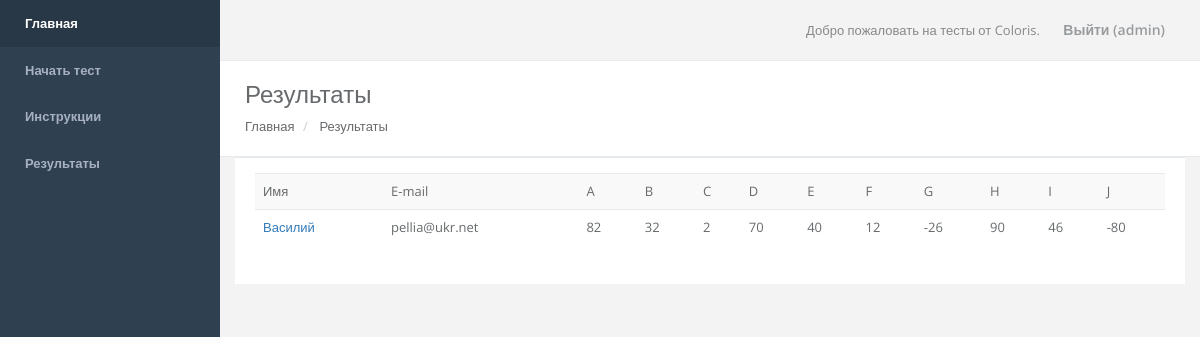
/results/ (signed in), run on an earlier commit of the app's database.
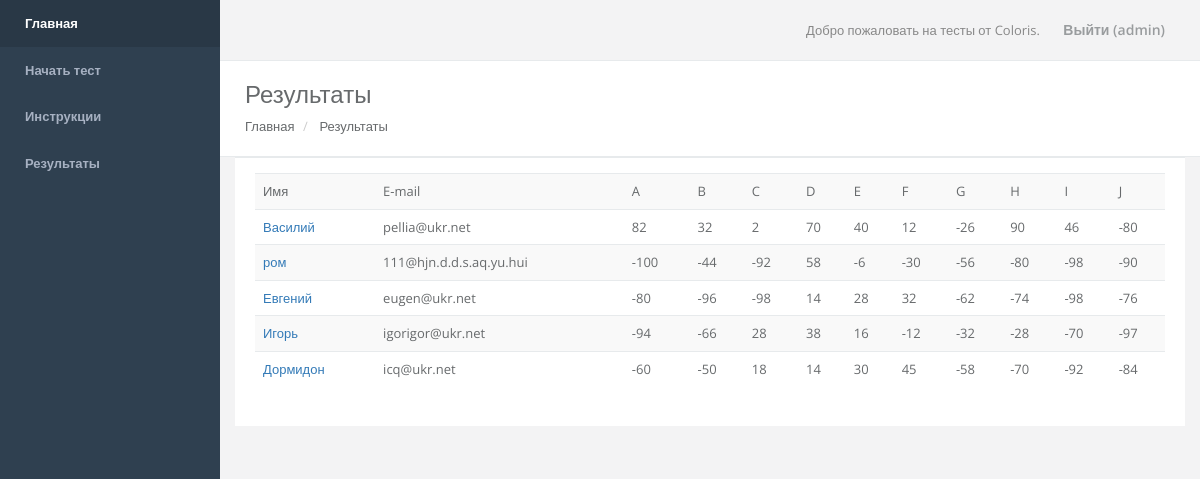
And on a later commit of the database.
### oca_test/models.py (models this page shows, shortened)
class Results(models.Model):
    user = models.OneToOneField(User, primary_key=True)
    A = models.IntegerField()
    B = models.IntegerField()
    C = models.IntegerField()
    D = models.IntegerField()
    E = models.IntegerField()
    F = models.IntegerField()
    G = models.IntegerField()
    H = models.IntegerField()
    I = models.IntegerField()
    J = models.IntegerField()
    B_circle = models.BooleanField(default=False)
    E_circle = models.BooleanField(default=False)
    not_confident = models.BooleanField(default=False)

class User(models.Model):
    name = models.CharField('Имя', max_length=100)
    email = models.EmailField('Адрес электронной почты', unique=True)
    age = models.CharField('Возраст', max_length=1, choices=USER_AGE_CHOICES, default="2")
    sex = models.CharField('Пол', max_length=1, choices=USER_SEX_CHOICES)

### oca_test/views.py (the view)
# urls.py: url(r'^results/$', 'oca_test.views.results', name='results'),
@login_required(login_url='/login/')
def results(request):
    r = Results.objects.all()
    context = {
        "title": "Результаты",
        "r": r,
    }
    return render(request, "results.html", context)

### oca_test/templates/results.html
{% extends "base.html" %}
{% block content %}
    <div class="row wrapper border-bottom white-bg page-heading">
        <div class="col-lg-12">
            <h2>Результаты</h2>
            <ol class="breadcrumb">
                <li>
                    <a href="/">Главная</a>
                </li>
                <li>
                    <a href="/results/">Результаты</a>
                </li>
            </ol>
        </div>
    </div>
    <div class="row">
        <div class="col-lg-12">
            <div class="ibox">
                <div class="ibox-content">
                    <div class="table-responsive">
                        <table class="table table-striped">
                            <tbody>
                            <tr>
                                <td>Имя</td>
                                <td>E-mail</td>
                                <td>A</td>
                                <td>B</td>
                                <td>C</td>
                                <td>D</td>
                                <td>E</td>
                                <td>F</td>
                                <td>G</td>
                                <td>H</td>
                                <td>I</td>
                                <td>J</td>
                            </tr>
                            {% for result in r %}
                                <tr>
                                    <td><a href="/results/{{ result.user.id }}" >{{ result.user.name }}</a></td>
                                    <td>{{ result.user.email }}</td>
                                    <td>{{ result.A }}</td>
                                    <td>{{ result.B }}</td>
                                    <td>{{ result.C }}</td>
                                    <td>{{ result.D }}</td>
                                    <td>{{ result.E }}</td>
                                    <td>{{ result.F }}</td>
                                    <td>{{ result.G }}</td>
                                    <td>{{ result.H }}</td>
                                    <td>{{ result.I }}</td>
                                    <td>{{ result.J }}</td>
                                </tr>
                            {% endfor %}
                            </tbody>
                        </table>
                    </div>
                </div>
            </div>
        </div>
    </div>
{% endblock %}

### oca_test/templates/base.html (shortened to what this page needs)
<!DOCTYPE html>
<html>
<head>
    {% include "head_css.html" %}
</head>
<body>
    <div id="wrapper">
        {% include "nav_side.html" %}
        <div id="page-wrapper" class="gray-bg">
            {% include "nav_top.html" %}
            {% block content %} {% endblock %}
        </div>
    </div>
</body>
</html>

### oca_test/templates/head_css.html
{% load staticfiles %}
    <link href="{% static 'css/bootstrap.min.css' %}" rel="stylesheet">
    <link href="{% static 'css/font-awesome.css' %}" rel="stylesheet">
    <link href="{% static 'css/animate.css' %}" rel="stylesheet">
    <link href="{% static 'css/style.css' %}" rel="stylesheet">

### oca_test/templates/nav_side.html
        <nav class="navbar-default navbar-static-side" role="navigation">
        <div class="sidebar-collapse">
            <ul class="nav metismenu" id="side-menu">
                <li>
                    <a href="/"><span class="nav-label">Главная</span>  </a>
                </li>
                <li>
                    <a href="/test/"><span class="nav-label">Начать тест</span>  </a>
                </li>
                <li>
                    <a href="/instructions/"><span class="nav-label">Инструкции</span>  </a>
                </li>
                {% if user.is_authenticated %}
                <li>
                    <a href="/results/"><span class="nav-label">Результаты</span></a>
                </li>
                {% endif %}
            </ul>
        </div>
        </nav>

### oca_test/templates/nav_top.html (shortened to what this page needs)
            <div class="row border-bottom">
            <nav class="navbar navbar-static-top" role="navigation" style="margin-bottom: 0">
            <ul class="nav navbar-top-links navbar-right">
                <li>
                    <span class="m-r-sm text-muted welcome-message">Добро пожаловать на тесты от Coloris.</span>
                </li>
                <li>
                    {% if user.is_authenticated %}
                    <a href="/logout/">
                        Выйти ({{ user }})
                    </a>
                    {% endif %}
                </li>
            </ul>
            </nav>
            </div>

### oca_test/templates/javascript.html (shortened to what this page needs)
{% load staticfiles %}

What changed in the data, as far as the page shows it:
added Results: user.name "ром", user.email "111@hjn.d.d.s.aq.yu.hui", A "-100", B "-44", C "-92", D "58", E "-6", F "-30", G "-56", H "-80", I "-98", J "-90"
added Results: user.name "Евгений", user.email "eugen@ukr.net", A "-80", B "-96", C "-98", D "14", E "28", F "32", G "-62", H "-74", I "-98", J "-76"
added Results: user.name "Игорь", user.email "igorigor@ukr.net", A "-94", B "-66", C "28", D "38", E "16", F "-12", G "-32", H "-28", I "-70", J "-97"
added Results: user.name "Дормидон", user.email "icq@ukr.net", A "-60", B "-50", C "18", D "14", E "30", F "45", G "-58", H "-70", I "-92", J "-84"
